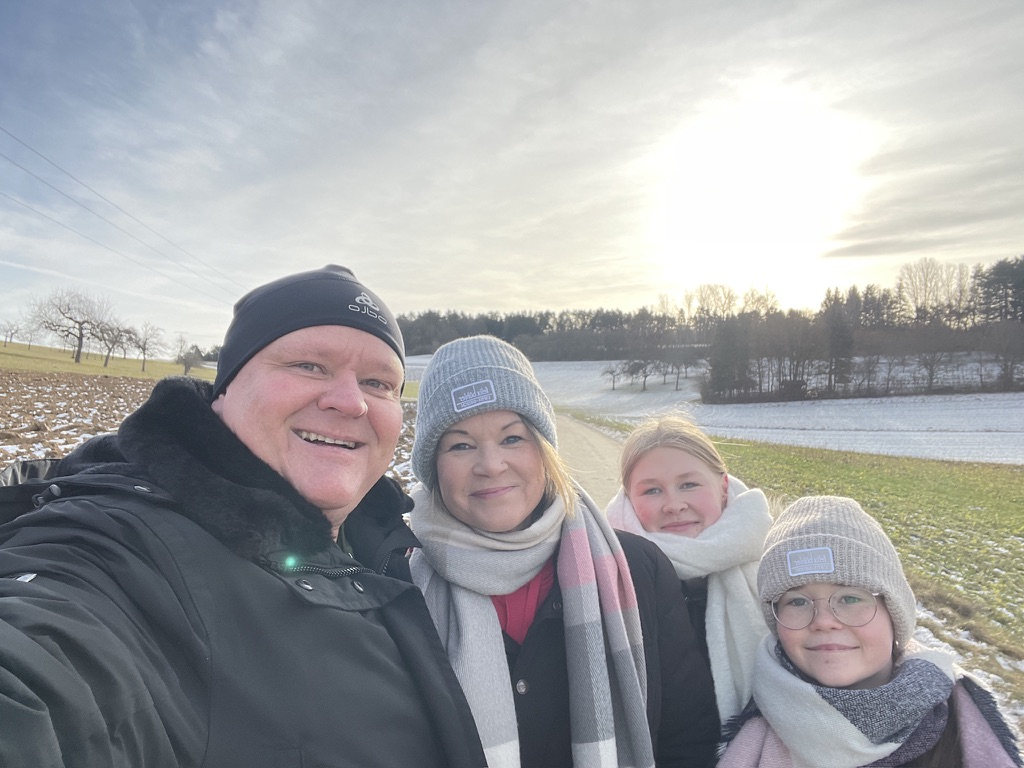
#> input picture projekte/mindmovie/images/family_winter.jpg, 1024 x 768 px, found by its file name
$ python build_video.py
#> lines starting #> are read from the running program, lines starting #| are printed output that depends on the picture
#!/usr/bin/env python3
"""
Mind Movie Builder
Erstellt ein 20-Minuten Mind Movie Video mit Text-Overlays und Übergängen.
"""

import os, subprocess, math, textwrap
from PIL import Image, ImageDraw, ImageFont

BASE       = "/Users/alexprivat/Claude/mindmovie"
IMG_DIR    = f"{BASE}/images"
PROC_DIR   = f"{BASE}/processed"
OUTPUT     = f"{BASE}/mindmovie.mp4"
os.makedirs(PROC_DIR, exist_ok=True)

W, H      = 1920, 1080
FPS       = 25
SLIDE_DUR = 65    # Sekunden pro Bild-Slide → 19×65 + 4×4 = ~20 min
CHAP_DUR  = 4     # Sekunden pro Kapitel-Karte
FADE_DUR  = 1.5   # Sekunden Überblende

SERIF = "/System/Library/Fonts/Supplemental/Georgia.ttf"
SANS  = "/System/Library/Fonts/Helvetica.ttc"

THEME_COLORS = {
    "FREIHEIT":  (90,  171, 255),
    "FAMILIE":   (232, 160, 176),
    "WOHLSTAND": (126, 200, 160),
    "REICHTUM":  (201, 168, 76),
    None:        (201, 168, 76),
}
GOLD  = (201, 168, 76)
WHITE = (248, 244, 238)

# ─── SLIDE DEFINITIONS ────────────────────────────────────────────
slides = [
    # INTRO
    {"img": "family_winter.jpg", "text": "Meine Vision.\nMein Leben.", "theme": None},

    # ── FREIHEIT ─────────────────────────────────────────────────
    {"chapter": True, "theme": "FREIHEIT",  "sub": "Das Leben auf eigenen Bedingungen"},
    {"img": "sunrise.jpg",         "text": "Jeden Morgen erwache ich\nfrei und dankbar.",   "theme": "FREIHEIT"},
    {"img": "ferrari_action.jpg",  "text": "Ich lebe grenzenlos.",                           "theme": "FREIHEIT"},
    {"img": "ferrari_cockpit.jpg", "text": "Am Steuer meines Lebens.",                       "theme": "FREIHEIT"},
    {"img": "ferrari_driving.jpg", "text": "Freiheit ist mein Lebensgefühl.",                "theme": "FREIHEIT"},
    {"img": "harley.jpg",          "text": "Ich fahre, wohin ich will.",                     "theme": "FREIHEIT"},

    # ── FAMILIE ──────────────────────────────────────────────────
    {"chapter": True, "theme": "FAMILIE",   "sub": "Mein Fundament. Mein Herz."},
    {"img": "family_winter.jpg",   "text": "Meine Familie.\nMein größtes Geschenk.",         "theme": "FAMILIE"},
    {"img": "couple.jpg",          "text": "Liebe. Vertrauen. Gemeinsam.",                   "theme": "FAMILIE"},
    {"img": "daughter1.jpg",       "text": "Für euch. Immer.",                               "theme": "FAMILIE"},
    {"img": "daughter2.jpg",       "text": "Ich bin der Vater,\nden ihr verdient.",          "theme": "FAMILIE"},

    # ── WOHLSTAND ────────────────────────────────────────────────
    {"chapter": True, "theme": "WOHLSTAND", "sub": "Gesundheit. Klarheit. Wachstum."},
    {"img": "food.jpg",            "text": "Mein Körper ist ein Tempel.",                    "theme": "WOHLSTAND"},
    {"img": "assets.jpg",          "text": "Ich denke wie ein Investor.",                    "theme": "WOHLSTAND"},
    {"img": "villa.jpg",           "text": "So lebe ich. So wohne ich.",                     "theme": "WOHLSTAND"},

    # ── REICHTUM ─────────────────────────────────────────────────
    {"chapter": True, "theme": "REICHTUM",  "sub": "Überfluss ist mein natürlicher Zustand."},
    {"img": "money.jpg",           "text": "Reichtum fließt in mein Leben.",                 "theme": "REICHTUM"},
    {"img": "gold.jpg",            "text": "Mein Vermögen wächst jeden Tag.",                "theme": "REICHTUM"},
    {"img": "porsche.jpg",         "text": "Ich fahre, was ich mir erträume.",               "theme": "REICHTUM"},
    {"img": "ferrari.jpg",         "text": "Ich lebe meine Vision.",                         "theme": "REICHTUM"},
    {"img": "taxes.jpg",           "text": "Ich meistere meine Finanzen.",                   "theme": "REICHTUM"},

    # OUTRO
    {"img": "family_winter.jpg",   "text": "Ich bin dankbar.\nIch bin bereit.",              "theme": None},
]

# ─── HELPER: VIGNETTE ─────────────────────────────────────────────
def add_vignette(img):
    vig = Image.new("RGBA", (W, H), (0, 0, 0, 0))
    draw = ImageDraw.Draw(vig)
    cx, cy = W // 2, H // 2
    max_r  = math.sqrt(cx**2 + cy**2)
    step   = 3
    for y in range(0, H, step):
        for x in range(0, W, step):
            r = math.sqrt((x-cx)**2 + (y-cy)**2)
            a = int(200 * (r / max_r) ** 1.6)
            draw.rectangle([x, y, x+step, y+step], fill=(0, 0, 0, min(a, 200)))
    # bottom bar
    for y in range(H//2, H):
        a = int(160 * ((y - H//2) / (H//2)) ** 1.3)
        draw.rectangle([0, y, W, y+1], fill=(0, 0, 0, min(a, 160)))
    # top bar
    for y in range(0, H//4):
        a = int(100 * (1 - y / (H//4)))
        draw.rectangle([0, y, W, y+1], fill=(0, 0, 0, min(a, 100)))
    img = img.convert("RGBA")
    return Image.alpha_composite(img, vig).convert("RGB")

# ─── HELPER: LOAD + CROP 16:9 ─────────────────────────────────────
def load_and_crop(path):
    img = Image.open(path).convert("RGB")
    iw, ih = img.size
    tr = W / H
    cr = iw / ih
    if cr > tr:
        nw = int(ih * tr)
        img = img.crop(((iw-nw)//2, 0, (iw-nw)//2+nw, ih))
    else:
        nh = int(iw / tr)
        img = img.crop((0, (ih-nh)//2, iw, (ih-nh)//2+nh))
    return img.resize((W, H), Image.LANCZOS)

# ─── HELPER: DRAW TEXT CENTERED ───────────────────────────────────
def draw_centered_text(draw, lines, font, y_start, color, shadow=True):
    lh_list = []
    for line in lines:
        bb = draw.textbbox((0,0), line, font=font)
        lh_list.append(bb[3]-bb[1])
    total_h = sum(lh_list) + (len(lines)-1)*22
    y = y_start - total_h//2
    for i, line in enumerate(lines):
        bb = draw.textbbox((0,0), line, font=font)
        tw = bb[2]-bb[0]
        x  = (W-tw)//2
        if shadow:
            draw.text((x+3, y+3), line, font=font, fill=(0,0,0,160))
            draw.text((x-1, y-1), line, font=font, fill=(0,0,0,80))
        draw.text((x, y), line, font=font, fill=color)
        y += lh_list[i]+22

# ─── CREATE IMAGE SLIDE ───────────────────────────────────────────
def make_image_slide(img_path, text, theme):
    img  = load_and_crop(img_path)
#> in load_and_crop, img is the input picture: PIL image 1024x768 RGB; mean R, G, B 161.2, 162, 163.8
#> in load_and_crop, `img = img.crop((0, (ih-nh)//2, iw, (ih-nh)//2+nh))`:
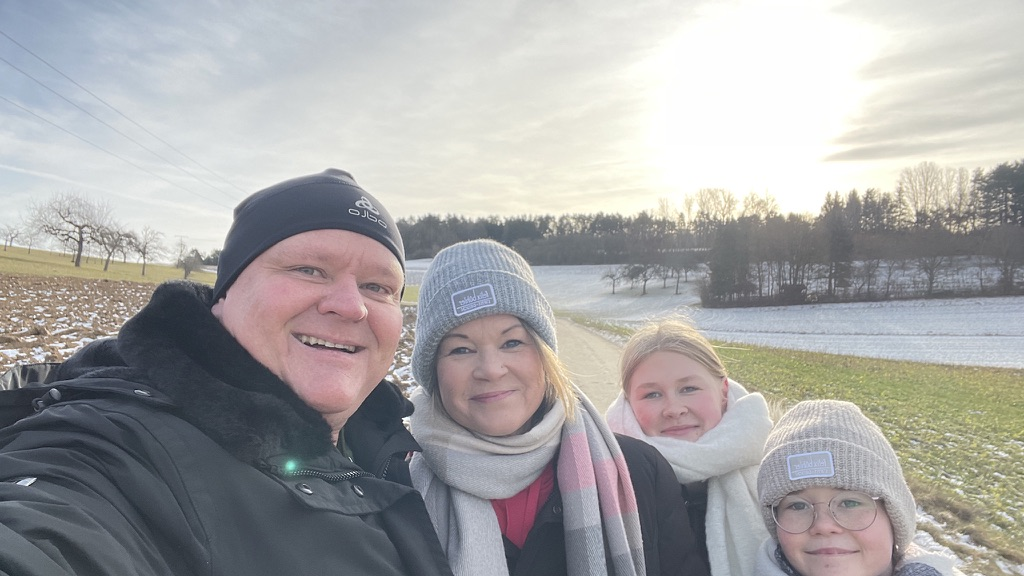
#> img: PIL image 1024x576 RGB; mean R, G, B 166.9, 166.1, 166
    img  = add_vignette(img)
#> in add_vignette, `vig = Image.new("RGBA", (W, H), (0, 0, 0, 0))`: vig: PIL image 1920x1080 RGBA; every value is 0
#> in add_vignette, `return Image.alpha_composite(img, vig).convert("RGB")`:
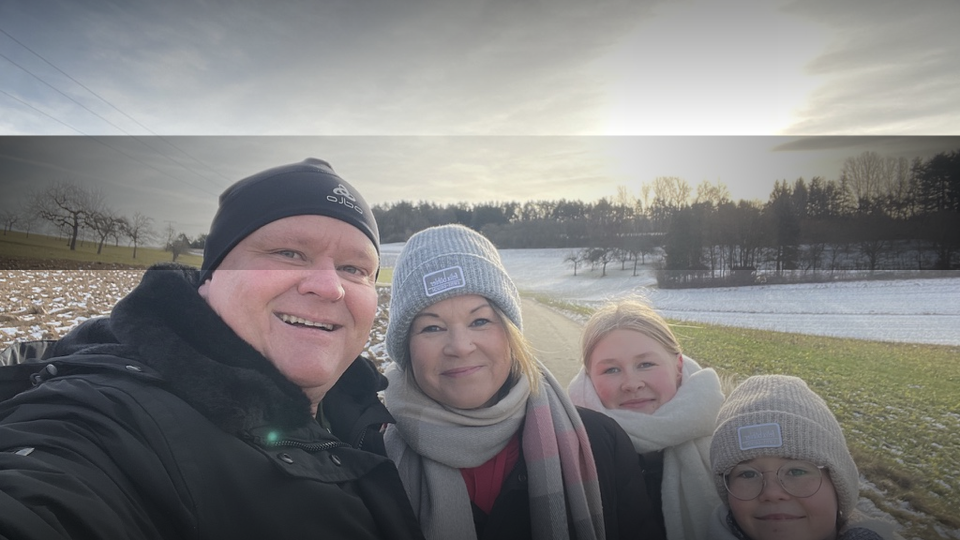
#> returned value: PIL image 1920x1080 RGB (shown at 1/2 size); mean R, G, B 128.3, 127.4, 127
    draw = ImageDraw.Draw(img)

    # Theme label
    if theme:
        try:   lf = ImageFont.truetype(SANS, 20)
        except: lf = ImageFont.load_default()
        color  = THEME_COLORS.get(theme, GOLD)
        spaced = "   ".join(theme)
        bb     = draw.textbbox((0,0), spaced, font=lf)
        tw     = bb[2]-bb[0]
        draw.text(((W-tw)//2, H//2 - 120), spaced, font=lf, fill=(*color,))

    # Main text
    try:   mf = ImageFont.truetype(SERIF, 76)
    except: mf = ImageFont.load_default()

    lines = text.split("\n")
    draw_centered_text(draw, lines, mf, H//2 + 10, WHITE)

    return img

# ─── CREATE CHAPTER SLIDE ─────────────────────────────────────────
def make_chapter_slide(theme, sub):
    img  = Image.new("RGB", (W, H), (0, 0, 0))
    draw = ImageDraw.Draw(img)
    col  = THEME_COLORS.get(theme, GOLD)

    # Horizontal line above title
    lw = 240
    lx = (W-lw)//2
    draw.rectangle([lx, H//2-95, lx+lw, H//2-92], fill=col)

    # Title
    try:   tf = ImageFont.truetype(SERIF, 108)
    except: tf = ImageFont.load_default()
    draw_centered_text(draw, [theme], tf, H//2, WHITE, shadow=False)

    # Subtitle
    try:   sf = ImageFont.truetype(SANS, 21)
    except: sf = ImageFont.load_default()
    bb = draw.textbbox((0,0), sub, font=sf)
    tw = bb[2]-bb[0]
    draw.text(((W-tw)//2, H//2+75), sub, font=sf, fill=col)

    return img

# ─── STEP 1: RENDER PROCESSED IMAGES ─────────────────────────────
print("\n━━━ Schritt 1: Bilder verarbeiten ━━━")
proc_meta = []
for i, s in enumerate(slides):
    out = f"{PROC_DIR}/frame_{i:03d}.jpg"
    dur = CHAP_DUR if s.get("chapter") else SLIDE_DUR
    if s.get("chapter"):
        img = make_chapter_slide(s["theme"], s["sub"])
    else:
        img = make_image_slide(f"{IMG_DIR}/{s['img']}", s["text"], s.get("theme"))
#> img: PIL image 1920x1080 RGB
#> pass 3 of the loop `for i, s in enumerate(slides):`:
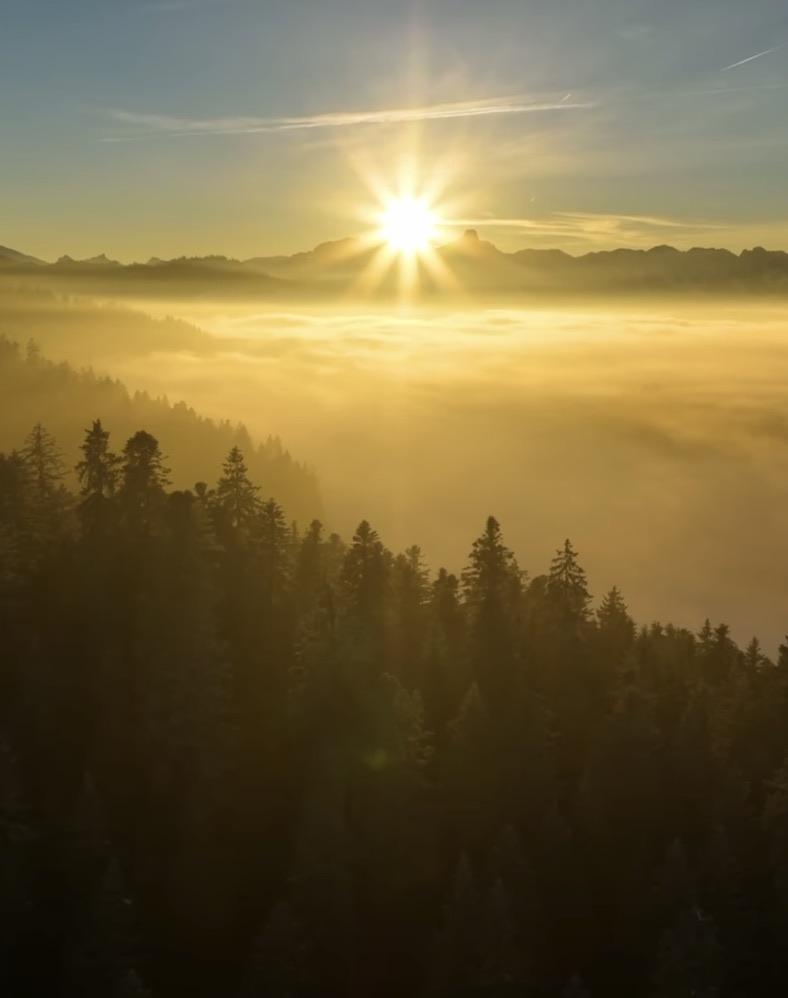
#> input picture projekte/mindmovie/images/sunrise.jpg, 788 x 998 px, found by its file name
#> in load_and_crop, img is the input picture: PIL image 788x998 RGB; mean R, G, B 115.3, 100.1, 62.9
#> in add_vignette (call 2), `return Image.alpha_composite(img, vig).convert("RGB")`:
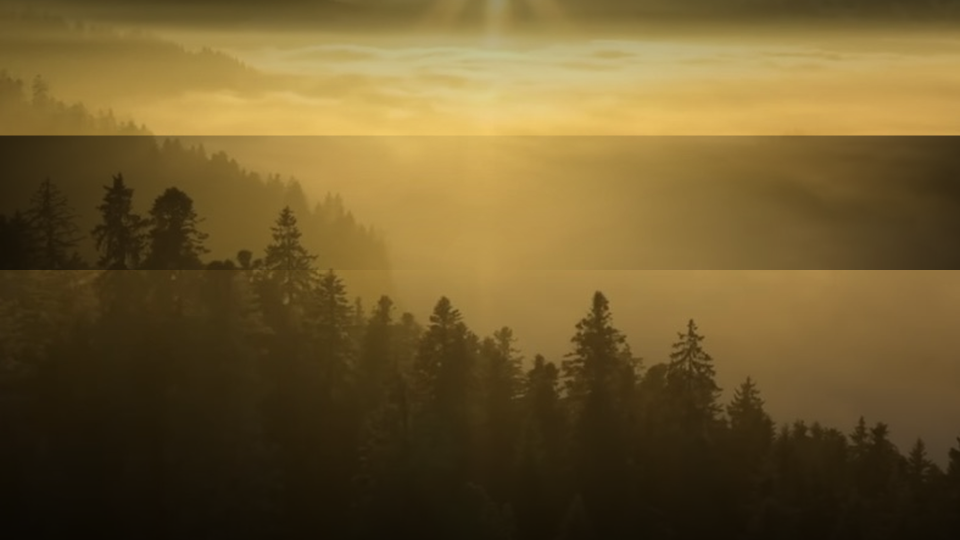
#> returned value: PIL image 1920x1080 RGB (shown at 1/2 size); mean R, G, B 110.1, 89.2, 44.9
#> `img = make_image_slide(f"{IMG_DIR}/{s['img']}", s["text"], s.get("them..`:
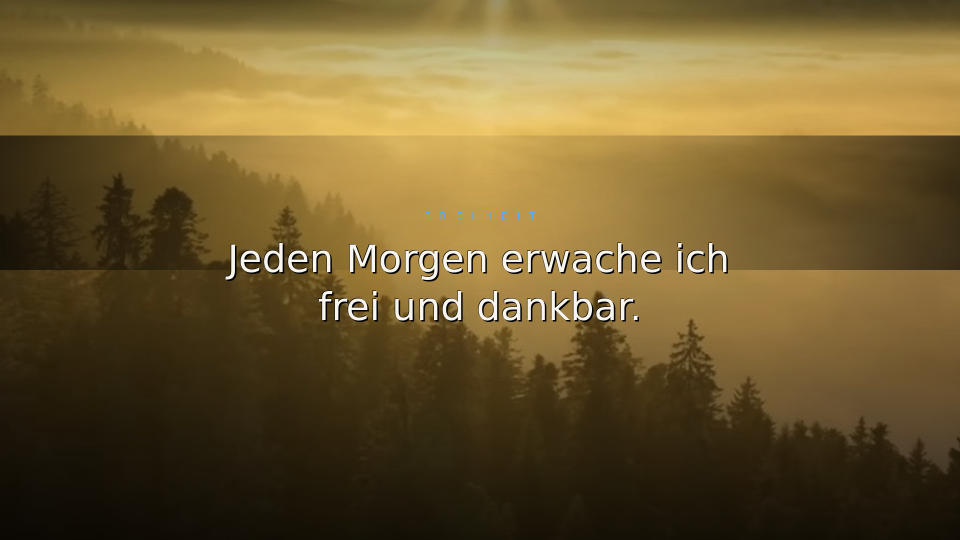
#> img: PIL image 1920x1080 RGB (shown at 1/2 size); mean R, G, B 110.4, 90, 46.8
#> (the run stopped early here; a loop or call above may not have finished)
